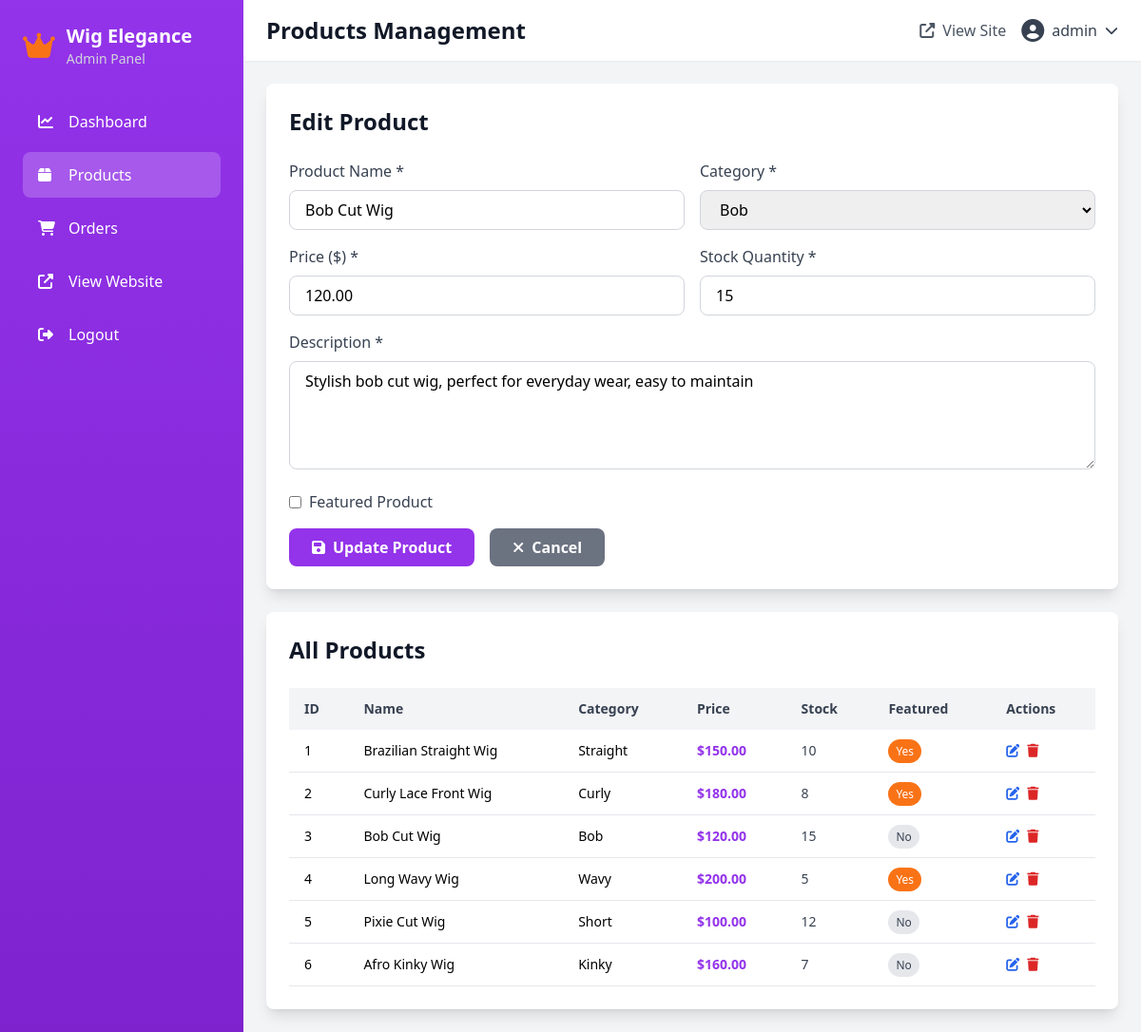
Page /admin/products.php?edit=3 (signed in) on the committed database.
### tables this page shows
CREATE TABLE IF NOT EXISTS products (
    id INT AUTO_INCREMENT PRIMARY KEY,
    name VARCHAR(255) NOT NULL,
    description TEXT,
    price DECIMAL(10, 2) NOT NULL,
    image VARCHAR(255),
    category VARCHAR(100),
    stock INT DEFAULT 0,
    featured BOOLEAN DEFAULT FALSE,
    created_at TIMESTAMP DEFAULT CURRENT_TIMESTAMP,
    updated_at TIMESTAMP DEFAULT CURRENT_TIMESTAMP ON UPDATE CURRENT_TIMESTAMP
);

### config/config.php (called while the page is built, shortened)
<?php
function formatPrice($price) {
    return CURRENCY . number_format($price, 2);
}
?>

### admin/products.php (the view, shortened to what this page needs)
<?php
include 'includes/header.php';
$products = $conn->query("SELECT * FROM products ORDER BY created_at DESC")->fetch_all(MYSQLI_ASSOC);
$editProduct = null;
if (isset($_GET['edit'])) {
    $editId = intval($_GET['edit']);
    $stmt = $conn->prepare("SELECT * FROM products WHERE id=?");
    $stmt->bind_param("i", $editId);
    $stmt->execute();
    $editProduct = $stmt->get_result()->fetch_assoc();
}
?>
<div class="bg-white rounded-lg shadow-lg p-6 mb-6">
    <h2 class="text-2xl font-bold text-gray-900 mb-6">
        <?php echo $editProduct ? 'Edit Product' : 'Add New Product'; ?>
    </h2>
    <form method="POST" action="" class="space-y-4">
        <div class="grid grid-cols-1 md:grid-cols-2 gap-4">
            <div>
                <label class="block text-gray-700 font-medium mb-2">Product Name *</label>
                <input type="text" name="name" required
                       value="<?php echo $editProduct ? htmlspecialchars($editProduct['name']) : ''; ?>"
                       class="w-full px-4 py-2 border border-gray-300 rounded-lg focus:outline-none focus:ring-2 focus:ring-primary">
            </div>
            <div>
                <label class="block text-gray-700 font-medium mb-2">Category *</label>
                <select name="category" required
                        class="w-full px-4 py-2 border border-gray-300 rounded-lg focus:outline-none focus:ring-2 focus:ring-primary">
                    <option value="Bob" <?php echo ($editProduct && $editProduct['category'] === 'Bob') ? 'selected' : ''; ?>>Bob</option>
                </select>
            </div>
            <div>
                <label class="block text-gray-700 font-medium mb-2">Price ($) *</label>
                <input type="number" name="price" step="0.01" required
                       value="<?php echo $editProduct ? $editProduct['price'] : ''; ?>"
                       class="w-full px-4 py-2 border border-gray-300 rounded-lg focus:outline-none focus:ring-2 focus:ring-primary">
            </div>
            <div>
                <label class="block text-gray-700 font-medium mb-2">Stock Quantity *</label>
                <input type="number" name="stock" required
                       value="<?php echo $editProduct ? $editProduct['stock'] : ''; ?>"
                       class="w-full px-4 py-2 border border-gray-300 rounded-lg focus:outline-none focus:ring-2 focus:ring-primary">
            </div>
        </div>
        <div>
            <label class="block text-gray-700 font-medium mb-2">Description *</label>
            <textarea name="description" rows="4" required
                      class="w-full px-4 py-2 border border-gray-300 rounded-lg focus:outline-none focus:ring-2 focus:ring-primary"><?php echo $editProduct ? htmlspecialchars($editProduct['description']) : ''; ?></textarea>
        </div>
        <div>
            <label class="flex items-center cursor-pointer">
                <input type="checkbox" name="featured"
                       <?php echo ($editProduct && $editProduct['featured']) ? 'checked' : ''; ?>
                       class="mr-2">
                <span class="text-gray-700">Featured Product</span>
            </label>
        </div>
        <div class="flex space-x-4">
            <button type="submit"
                    class="bg-primary hover:bg-purple-700 text-white px-6 py-2 rounded-lg font-semibold transition duration-300">
                <i class="fas fa-save mr-2"></i><?php echo $editProduct ? 'Update Product' : 'Add Product'; ?>
            </button>
            <?php if ($editProduct): ?>
            <a href="products.php"
               class="bg-gray-500 hover:bg-gray-600 text-white px-6 py-2 rounded-lg font-semibold transition duration-300">
                <i class="fas fa-times mr-2"></i>Cancel
            </a>
            <?php endif; ?>
        </div>
    </form>
</div>
<div class="bg-white rounded-lg shadow-lg p-6">
    <h2 class="text-2xl font-bold text-gray-900 mb-6">All Products</h2>
    <div class="overflow-x-auto">
        <table class="w-full">
            <thead>
                <tr class="bg-gray-100">
                    <th class="px-4 py-3 text-left text-sm font-semibold text-gray-700">ID</th>
                    <th class="px-4 py-3 text-left text-sm font-semibold text-gray-700">Name</th>
                    <th class="px-4 py-3 text-left text-sm font-semibold text-gray-700">Category</th>
                    <th class="px-4 py-3 text-left text-sm font-semibold text-gray-700">Price</th>
                    <th class="px-4 py-3 text-left text-sm font-semibold text-gray-700">Stock</th>
                    <th class="px-4 py-3 text-left text-sm font-semibold text-gray-700">Featured</th>
                    <th class="px-4 py-3 text-left text-sm font-semibold text-gray-700">Actions</th>
                </tr>
            </thead>
            <tbody>
                <?php foreach ($products as $product): ?>
                <tr class="border-b border-gray-200 hover:bg-gray-50">
                    <td class="px-4 py-3 text-sm"><?php echo $product['id']; ?></td>
                    <td class="px-4 py-3 text-sm font-medium"><?php echo htmlspecialchars($product['name']); ?></td>
                    <td class="px-4 py-3 text-sm"><?php echo htmlspecialchars($product['category']); ?></td>
                    <td class="px-4 py-3 text-sm font-semibold text-primary"><?php echo formatPrice($product['price']); ?></td>
                    <td class="px-4 py-3 text-sm">
                        <span class="<?php echo $product['stock'] < 5 ? 'text-red-600 font-bold' : 'text-gray-700'; ?>">
                            <?php echo $product['stock']; ?>
                        </span>
                    </td>
                    <td class="px-4 py-3 text-sm">
                        <?php if ($product['featured']): ?>
                        <span class="px-2 py-1 bg-secondary text-white text-xs rounded-full">Yes</span>
                        <?php else: ?>
                        <span class="px-2 py-1 bg-gray-200 text-gray-700 text-xs rounded-full">No</span>
                        <?php endif; ?>
                    </td>
                    <td class="px-4 py-3 text-sm">
                        <div class="flex space-x-2">
                            <a href="?edit=<?php echo $product['id']; ?>"
                               class="text-blue-600 hover:text-blue-800">
                                <i class="fas fa-edit"></i>
                            </a>
                            <form method="POST" action="" class="inline" onsubmit="return confirm('Are you sure you want to delete this product?');">
                                <button type="submit" class="text-red-600 hover:text-red-800">
                                    <i class="fas fa-trash"></i>
                                </button>
                            </form>
                        </div>
                    </td>
                </tr>
                <?php endforeach; ?>
            </tbody>
        </table>
    </div>
</div>
<?php include 'includes/footer.php'; ?>

### assets/css/custom.css (style rules this page uses)
html { scroll-behavior: smooth; }

### rows in the picture
products: name "Bob Cut Wig", category "Bob", price "120.00", stock "15", description "Stylish bob cut wig, perfect for everyday wear, easy to maintain", id "3", price "$120.00", shows "No"
products: id "1", name "Brazilian Straight Wig", category "Straight", price "$150.00", stock "10", featured "Yes"
products: id "2", name "Curly Lace Front Wig", category "Curly", price "$180.00", stock "8", featured "Yes"
products: id "4", name "Long Wavy Wig", category "Wavy", price "$200.00", stock "5", featured "Yes"
products: id "5", name "Pixie Cut Wig", category "Short", price "$100.00", stock "12", featured "No"
products: id "6", name "Afro Kinky Wig", category "Kinky", price "$160.00", stock "7", featured "No"

### other values in the picture
SITE_NAME "Wig Elegance"
$pageTitle "Products Management"
$_SESSION['admin_username'] "admin"
